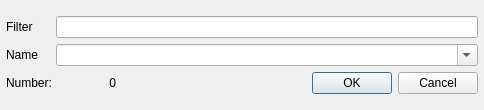
<?xml version="1.0" encoding="UTF-8"?>
<ui version="4.0">
 <class>QEPVNameSelectDialog</class>
 <widget class="QWidget" name="QEPVNameSelectDialog">
  <property name="geometry">
   <rect>
    <x>0</x>
    <y>0</y>
    <width>484</width>
    <height>110</height>
   </rect>
  </property>
  <property name="minimumSize">
   <size>
    <width>444</width>
    <height>110</height>
   </size>
  </property>
  <property name="maximumSize">
   <size>
    <width>888</width>
    <height>110</height>
   </size>
  </property>
  <property name="windowTitle">
   <string>PV Name Selection</string>
  </property>
  <layout class="QVBoxLayout" name="verticalLayout_2">
   <property name="leftMargin">
    <number>6</number>
   </property>
   <property name="topMargin">
    <number>2</number>
   </property>
   <property name="rightMargin">
    <number>6</number>
   </property>
   <property name="bottomMargin">
    <number>2</number>
   </property>
   <item>
    <layout class="QVBoxLayout" name="verticalLayout">
     <item>
      <layout class="QHBoxLayout" name="horizontalLayout_4">
       <item>
        <widget class="QLabel" name="label_2">
         <property name="minimumSize">
          <size>
           <width>44</width>
           <height>0</height>
          </size>
         </property>
         <property name="maximumSize">
          <size>
           <width>44</width>
           <height>16777215</height>
          </size>
         </property>
         <property name="text">
          <string>Filter</string>
         </property>
         <property name="indent">
          <number>0</number>
         </property>
        </widget>
       </item>
       <item>
        <widget class="QLineEdit" name="filterEdit">
         <property name="minimumSize">
          <size>
           <width>300</width>
           <height>0</height>
          </size>
         </property>
         <property name="toolTip">
          <string>Enter a regular expression to filter PV names avaialble from the archiver - populated the name combo-box below</string>
         </property>
         <property name="text">
          <string/>
         </property>
        </widget>
       </item>
      </layout>
     </item>
     <item>
      <layout class="QHBoxLayout" name="horizontalLayout">
       <item>
        <widget class="QLabel" name="label">
         <property name="minimumSize">
          <size>
           <width>44</width>
           <height>0</height>
          </size>
         </property>
         <property name="maximumSize">
          <size>
           <width>44</width>
           <height>16777215</height>
          </size>
         </property>
         <property name="text">
          <string>Name</string>
         </property>
         <property name="indent">
          <number>0</number>
         </property>
        </widget>
       </item>
       <item>
        <widget class="QComboBox" name="pvNameEdit">
         <property name="minimumSize">
          <size>
           <width>300</width>
           <height>0</height>
          </size>
         </property>
         <property name="toolTip">
          <string>Select or type PV name.</string>
         </property>
         <property name="editable">
          <bool>true</bool>
         </property>
         <property name="maxVisibleItems">
          <number>40</number>
         </property>
         <property name="maxCount">
          <number>100000</number>
         </property>
         <property name="insertPolicy">
          <enum>QComboBox::InsertAtTop</enum>
         </property>
        </widget>
       </item>
      </layout>
     </item>
     <item>
      <layout class="QHBoxLayout" name="horizontalLayout_2">
       <item>
        <widget class="QLabel" name="label_4">
         <property name="minimumSize">
          <size>
           <width>56</width>
           <height>0</height>
          </size>
         </property>
         <property name="maximumSize">
          <size>
           <width>56</width>
           <height>16777215</height>
          </size>
         </property>
         <property name="text">
          <string>Number: </string>
         </property>
        </widget>
       </item>
       <item>
        <widget class="QLabel" name="matchCountLabel">
         <property name="minimumSize">
          <size>
           <width>48</width>
           <height>0</height>
          </size>
         </property>
         <property name="maximumSize">
          <size>
           <width>48</width>
           <height>16777215</height>
          </size>
         </property>
         <property name="text">
          <string>0</string>
         </property>
         <property name="alignment">
          <set>Qt::AlignRight|Qt::AlignTrailing|Qt::AlignVCenter</set>
         </property>
        </widget>
       </item>
       <item>
        <spacer name="horizontalSpacer_2">
         <property name="orientation">
          <enum>Qt::Horizontal</enum>
         </property>
         <property name="sizeHint" stdset="0">
          <size>
           <width>800</width>
           <height>20</height>
          </size>
         </property>
        </spacer>
       </item>
       <item>
        <widget class="QDialogButtonBox" name="buttonBox">
         <property name="standardButtons">
          <set>QDialogButtonBox::Cancel|QDialogButtonBox::Ok</set>
         </property>
        </widget>
       </item>
      </layout>
     </item>
    </layout>
   </item>
  </layout>
 </widget>
 <resources/>
 <connections/>
</ui>
